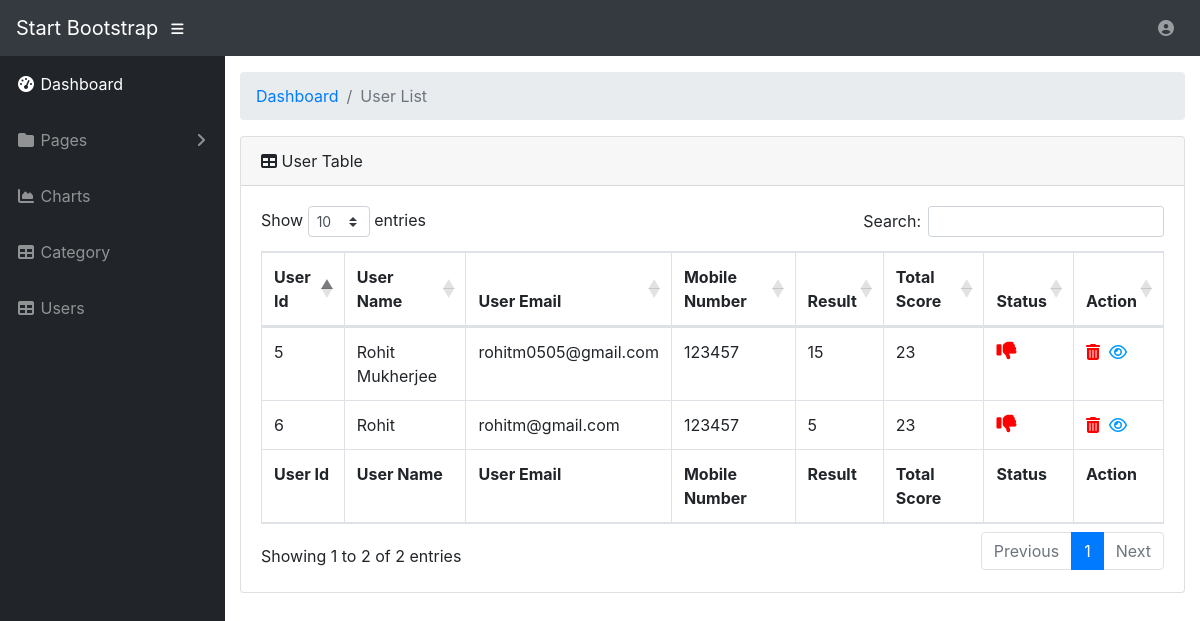
The page /usermanagement.php (signed in) on the database its author committed.
### tables this page shows
CREATE TABLE `users` (
  `id` int(11) NOT NULL,
  `name` varchar(100) NOT NULL,
  `email` varchar(100) NOT NULL,
  `mobile` bigint(12) NOT NULL,
  `password` varchar(100) NOT NULL,
  `status` enum('0','1') NOT NULL COMMENT '0)active 1)inactive',
  `result` int(11) DEFAULT NULL,
  `create_at` timestamp NOT NULL DEFAULT CURRENT_TIMESTAMP,
  `update_at` timestamp NOT NULL DEFAULT CURRENT_TIMESTAMP ON UPDATE CURRENT_TIMESTAMP
);

### usermanagement.php (the view, shortened to what this page needs)
<?php
include "con.php";
if (isset($_SESSION["username"]) || isset($_COOKIE["username"])) {?>
<!DOCTYPE html>
<html lang="en">
  <head>
    <link href="vendor/bootstrap/css/bootstrap.min.css" rel="stylesheet">
    <link href="vendor/fontawesome-free/css/all.min.css" rel="stylesheet" type="text/css">
    <link href="vendor/datatables/dataTables.bootstrap4.css" rel="stylesheet">
    <link href="css/sb-admin.css" rel="stylesheet">
  </head>
  <body id="page-top">
    <nav class="navbar navbar-expand navbar-dark bg-dark static-top">
      <a class="navbar-brand mr-1" href="index.php">Start Bootstrap</a>
      <button class="btn btn-link btn-sm text-white order-1 order-sm-0" id="sidebarToggle" href="#">
        <i class="fas fa-bars"></i>
      </button>
      <ul class="navbar-nav ml-auto ml-md-0">
        <li class="nav-item dropdown no-arrow">
          <a class="nav-link dropdown-toggle" href="#" id="userDropdown" role="button" data-toggle="dropdown" aria-haspopup="true" aria-expanded="false">
            <i class="fas fa-user-circle fa-fw"></i>
          </a>
        </li>
      </ul>
    </nav>
    <div id="wrapper">
      <ul class="sidebar navbar-nav">
        <li class="nav-item active">
          <a class="nav-link" href="index.php">
            <i class="fas fa-fw fa-tachometer-alt"></i>
            <span>Dashboard</span>
          </a>
        </li>
        <li class="nav-item dropdown">
          <a class="nav-link dropdown-toggle" href="#" id="pagesDropdown" role="button" data-toggle="dropdown" aria-haspopup="true" aria-expanded="false">
            <i class="fas fa-fw fa-folder"></i>
            <span>Pages</span>
          </a>
        </li>
        <li class="nav-item">
          <a class="nav-link" href="charts.html">
            <i class="fas fa-fw fa-chart-area"></i>
            <span>Charts</span></a>
        </li>
        <li class="nav-item">
          <a class="nav-link" href="category.php">
            <i class="fas fa-fw fa-table"></i>
            <span>Category</span></a>
        </li>
        <li class="nav-item">
          <a class="nav-link" href="usermanagement.php">
            <i class="fas fa-fw fa-table"></i>
            <span>Users</span></a>
        </li>
      </ul>
      <div id="content-wrapper">
        <div class="container-fluid">
          <ol class="breadcrumb">
            <li class="breadcrumb-item">
              <a href="#">Dashboard</a>
            </li>
            <li class="breadcrumb-item active">User List</li>
          </ol>
          <?php
          $query="select count(question) from question";
          $result=mysqli_query($con,$query);
          $arr3=mysqli_fetch_array($result,MYSQLI_BOTH);
          $query="select id,name,email,mobile,status,result,create_at from users";
          $result=mysqli_query($con,$query);
          ?>
          <div class="card mb-3">
            <div class="card-header">
              <i class="fas fa-table"></i>
              User Table </div>
            <div class="card-body">
              <div class="table-responsive">
                <table class="table table-bordered" id="dataTable" width="100%" cellspacing="0">
                  <thead>
                    <tr>
                      <th>User Id</th>
                      <th>User Name</th>
                      <th>User Email</th>
                      <th>Mobile Number</th>
                      <th>Result</th>
                      <th>Total Score</th>
                      <th>Status</th>
                      <th>Action</th>
                    </tr>
                  </thead>
                  <tfoot>
                    <tr>
                      <th>User Id</th>
                      <th>User Name</th>
                      <th>User Email</th>
                      <th>Mobile Number</th>
                      <th>Result</th>
                       <th>Total Score</th>
                      <th>Status</th>
                      <th>Action</th>
                    </tr>
                  </tfoot>
                  <tbody>
                     <?php while ($arr=mysqli_fetch_array($result,MYSQLI_BOTH)):
                      ?>
                       <tr>
                      <td><?php echo $arr['id'] ?></td>
                      <td><?php echo $arr['name'] ?></td>
                      <td><?php echo $arr['email'] ?></td>
                      <td><?php echo $arr['mobile'] ?></td>
                      <td><?php if($arr['result']==NULL) echo " "; else echo $arr['result'];?></td>
                       <td><?php echo $arr3['count(question)'] ?></td>
                      <td>
                            <?php if($arr['status']==1){?>
              <a  href="unactive-user.php?id=<?php echo $arr['id']; ?>">
                <i class="fas fa-thumbs-down" style="font-size: 20px; color: red; text-align: center; "></i>
              </a>
                            <?php }else{ ?>
                             <a  href="active-user.php?id=<?php echo $arr['id']; ?>">
                <i class="fas fa-thumbs-up" style="font-size: 20px; color: green; text-align: center;"></i>
              </a>
                            <?php } ?>
                          </td>
                      <td><a href="delete-user.php?id=<?php echo $arr['id']; ?>"><i class="fas fa-trash-alt" style="color: red;"></i></a>&nbsp&nbsp<a href="viewpaper.php?id=<?php echo $arr['id']; ?>"><i class="far fa-eye" style="color: #0099ff;"></i></td>
                    </tr>
                    <?php endwhile; ?>
                  </tbody>
                </table>
              </div>
            </div>
          </div>
        </div>
        </div>
      </div>
  </body>
</html>
<?php }
else
  {
    header("Location: admin-login.php");
  }?>

### css/sb-admin.css (style rules this page uses)
html { position: relative; min-height: 100%; }
body { height: 100%; }
#wrapper { display: -webkit-box; display: -ms-flexbox; display: flex; }
#wrapper #content-wrapper { overflow-x: hidden; width: 100%; padding-top: 1rem; padding-bottom: 80px; }
.navbar-nav .nav-item.active .nav-link { color: #fff; }
.navbar-nav .nav-item.dropdown .dropdown-toggle::after { width: 1rem; text-align: center; float: right; vertical-align: 0; border: 0; font-weight: 900; content: '\f105'; font-family: 'Font Awesome 5 Free'; }
.navbar-nav .nav-item.dropdown.no-arrow .dropdown-toggle::after { display: none; }
.sidebar { width: 90px !important; background-color: #212529; min-height: calc(100vh - 56px); }
.sidebar .nav-item:last-child { margin-bottom: 1rem; }
.sidebar .nav-item .nav-link { text-align: center; padding: 0.75rem 1rem; width: 90px; }
.sidebar .nav-item .nav-link span { font-size: 0.65rem; display: block; }
.sidebar .nav-item.dropdown .dropdown-toggle::after { display: none; }
.sidebar .nav-item .nav-link { color: rgba(255, 255, 255, 0.5); }
@media (min-width: 768px) { .sidebar { width: 225px !important; } }
@media (min-width: 768px) { .sidebar .nav-item .nav-link { display: block; width: 100%; text-align: left; padding: 1rem; width: 225px; } }
@media (min-width: 768px) { .sidebar .nav-item .nav-link span { font-size: 1rem; display: inline; } }
@media (min-width: 768px) { .sidebar .nav-item.dropdown .dropdown-toggle::after { display: block; } }
:root { --input-padding-x: 0.75rem; --input-padding-y: 0.75rem; }

### rows shown on the page
users: id "5", name "Rohit Mukherjee", email "rohitm0505@gmail.com", mobile "123457", result "15", count "23"
users: id "6", name "Rohit", email "rohitm@gmail.com", mobile "123457", result "5", count "23"
